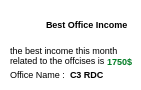
        <widget class="QWidget" name="chargeStatOffice_2" native="true">
         <property name="geometry">
          <rect>
           <x>70</x>
           <y>10</y>
           <width>141</width>
           <height>90</height>
          </rect>
         </property>
         <property name="styleSheet">
          <string notr="true">background-color:white;
border-radius:5px;</string>
         </property>
         <widget class="QLabel" name="best_icon1">
          <property name="geometry">
           <rect>
            <x>8</x>
            <y>6</y>
            <width>31</width>
            <height>31</height>
           </rect>
          </property>
          <property name="text">
           <string/>
          </property>
          <property name="pixmap">
           <pixmap resource="res.qrc">:/img/img/progress_icone.png</pixmap>
          </property>
         </widget>
         <widget class="QLabel" name="best_office_income1">
          <property name="geometry">
           <rect>
            <x>46</x>
            <y>16</y>
            <width>101</width>
            <height>16</height>
           </rect>
          </property>
          <property name="font">
           <font>
            <pointsize>7</pointsize>
            <weight>75</weight>
            <bold>true</bold>
           </font>
          </property>
          <property name="styleSheet">
           <string notr="true">font-weight:bold;</string>
          </property>
          <property name="text">
           <string>Best Office Income</string>
          </property>
         </widget>
         <widget class="QLabel" name="des_best1">
          <property name="geometry">
           <rect>
            <x>10</x>
            <y>45</y>
            <width>121</width>
            <height>21</height>
           </rect>
          </property>
          <property name="font">
           <font>
            <pointsize>7</pointsize>
           </font>
          </property>
          <property name="styleSheet">
           <string notr="true">font-weight:5px;</string>
          </property>
          <property name="text">
           <string>the best income this month related to the offcises is</string>
          </property>
          <property name="wordWrap">
           <bool>true</bool>
          </property>
         </widget>
         <widget class="QLabel" name="green_price_best">
          <property name="geometry">
           <rect>
            <x>107</x>
            <y>53</y>
            <width>41</width>
            <height>16</height>
           </rect>
          </property>
          <property name="font">
           <font>
            <pointsize>7</pointsize>
            <weight>75</weight>
            <bold>true</bold>
           </font>
          </property>
          <property name="styleSheet">
           <string notr="true">color:#007C23;
background:transparent;
</string>
          </property>
          <property name="text">
           <string>1750$</string>
          </property>
         </widget>
         <widget class="QLabel" name="office_name1">
          <property name="geometry">
           <rect>
            <x>10</x>
            <y>66</y>
            <width>61</width>
            <height>16</height>
           </rect>
          </property>
          <property name="font">
           <font>
            <pointsize>7</pointsize>
           </font>
          </property>
          <property name="text">
           <string>Office Name :</string>
          </property>
         </widget>
         <widget class="QLabel" name="office_name_best1">
          <property name="geometry">
           <rect>
            <x>70</x>
            <y>66</y>
            <width>49</width>
            <height>16</height>
           </rect>
          </property>
          <property name="font">
           <font>
            <pointsize>7</pointsize>
            <weight>75</weight>
            <bold>true</bold>
           </font>
          </property>
          <property name="text">
           <string>C3 RDC</string>
          </property>
         </widget>
        </widget>
